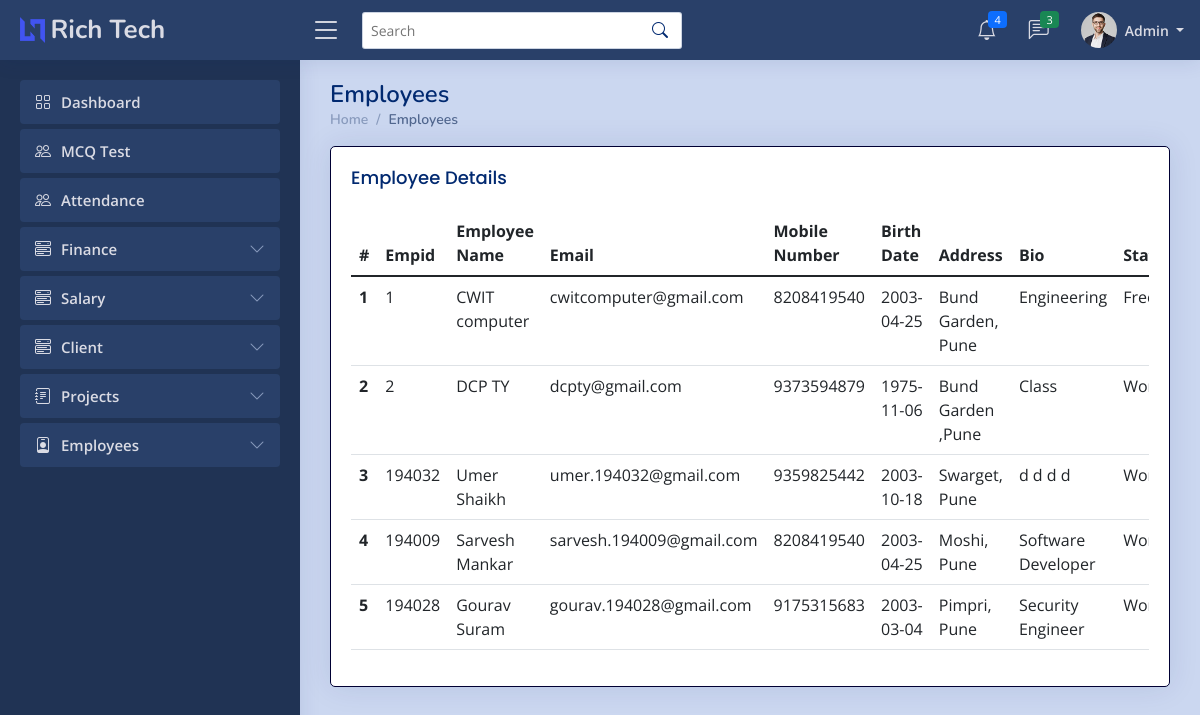
The app's page /admin/all_emp.php (signed in), older data.
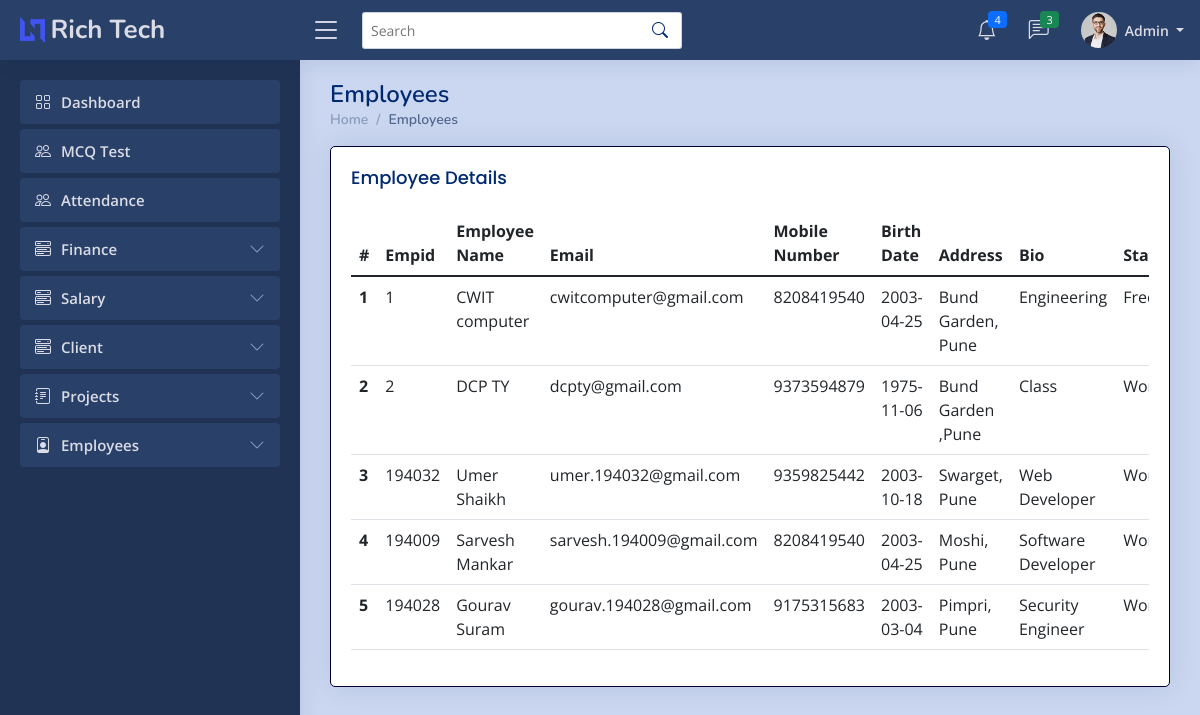
The same page, newer data.
### tables this page shows
CREATE TABLE `empt` (
  `Id` int(7) NOT NULL,
  `uname` varchar(255) NOT NULL,
  `empid` varchar(255) NOT NULL,
  `ename` varchar(255) NOT NULL,
  `deptname` varchar(255) NOT NULL,
  `email` varchar(255) NOT NULL,
  `mobile` varchar(14) NOT NULL,
  `dob` datetime NOT NULL,
  `eaddress` varchar(255) NOT NULL,
  `pphoto` longblob NOT NULL,
  `cv` longblob NOT NULL,
  `bio` longtext NOT NULL,
  `github` varchar(255) NOT NULL,
  `twitter` varchar(255) NOT NULL,
  `insta` varchar(255) NOT NULL,
  `linkedin` varchar(255) NOT NULL,
  `wstatus` varchar(20) NOT NULL
);

### admin/all_emp.php (the view, shortened to what this page needs)
<?php
    if ($_SESSION['erole']=="admin"){
?>
<!DOCTYPE html>
<html lang="en">
<head>
  <link href="../assets/vendor/bootstrap/css/bootstrap.min.css" rel="stylesheet">
  <link rel="stylesheet" href="../assets/vendor/bootstrap-icons/bootstrap-icons.css?v=<?php echo time(); ?>">
  <link href="../assets/vendor/boxicons/css/boxicons.min.css" rel="stylesheet">
  <link href="../assets/vendor/quill/quill.snow.css" rel="stylesheet">
  <link href="../assets/vendor/quill/quill.bubble.css" rel="stylesheet">
  <link href="../assets/vendor/remixicon/remixicon.css" rel="stylesheet">
  <link href="../assets/vendor/simple-datatables/style.css" rel="stylesheet">
  <link rel="stylesheet" href="../assets/css/style.css?v=<?php echo time(); ?>">
</head>
<body>
  <?php include 'imports/nav-admin.php'; ?>
  <main id="main" class="main">
    <div class="pagetitle">
      <h1>Employees</h1>
      <nav>
        <ol class="breadcrumb">
          <li class="breadcrumb-item"><a href="index.php">Home</a></li>
          <li class="breadcrumb-item active">Employees</li>
        </ol>
      </nav>
    </div>
    <section class="section dashboard">
        <div class="row">
            <div class="col-md-12">
                <div class="card">
                <div class="card-body">
                <h5 class="card-title">Employee Details</h5>
                <?php
                include '../imports/config.php';
                $conn=mysqli_connect($server_name,$username,$password,$database_name);
                $sql_query = "SELECT * from empt";
                $records = mysqli_query($conn, $sql_query);
                $n=1;
                echo '<div class="table-responsive">';
                echo '<table class="table table-hover">';
                    echo '<thead class="thead-dark">';
                        echo '<tr>';
                        echo '<th scope="col">#</th>';
                        echo '<th scope="col">Empid</th>';
                        echo '<th scope="col">Employee Name</th>';
                        echo '<th scope="col">Email</th>';
                        echo '<th scope="col">Mobile Number</th>';
                        echo '<th scope="col">Birth Date</th>';
                        echo '<th scope="col">Address</th>';
                        echo '<th scope="col">Bio</th>';
                        echo '<th scope="col">Status</th>';
                        echo '</tr>';
                    echo '</thead>';
                    echo '<tbody>';
                    while($data = mysqli_fetch_array($records)){
                        $empid=$data['empid'];
                        $ename=$data['ename'];
                        $email=$data['email'];
                        $mobile=$data['mobile'];
                        $dob=$data['dob'];
                        $address=$data['eaddress'];
                        $bio=$data['bio'];
                        $wstatus=$data['wstatus'];
                        $dob1=explode(" ",$dob);
                        $dob=$dob1[0];
                        echo '<tr>
                                <th scope="row">'.$n.'</th>
                                <td>'.$empid.'</td>
                                <td>'.$ename.'</td>
                                <td>'.$email.'</td>
                                <td>'.$mobile.'</td>
                                <td>'.$dob.'</td>
                                <td>'.$address.'</td>
                                <td>'.$bio.'</td>
                                <td>'.$wstatus.'</td>
                                </tr>';
                        $n+=1;
                    }
                    echo '</tbody>
                    </table>';
                    echo '</div>';
                ?>
                </div>
            </div>
            </div>
        </div>
    </section>
  </main>
</body>
</html>
<?php
}
      else{
          ob_start();
          header('Location: '.'../index.php');
          ob_end_flush();
          die();
      }
    ?>

Row changes from the older to the newer data that the page shows:
changed empt "Umer Shaikh": bio "d d d d" → "Web Developer"
